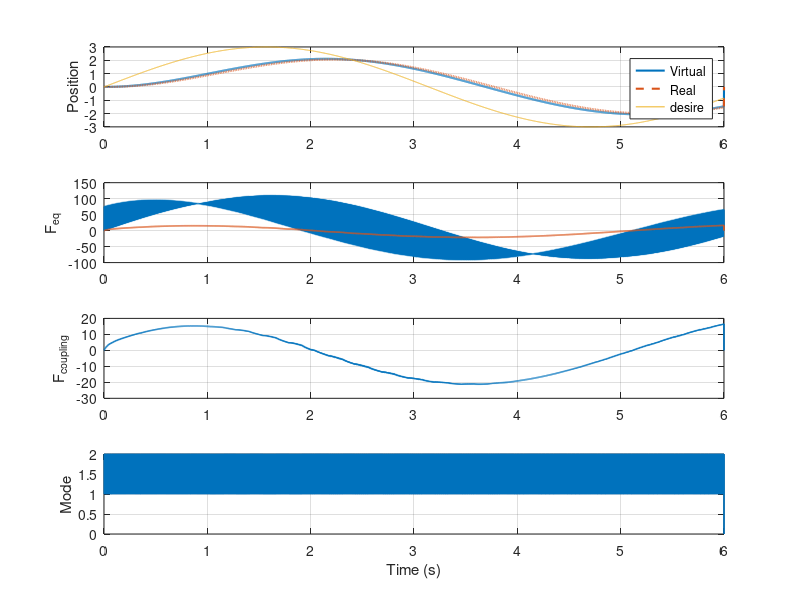

Reproduce this figure in MATLAB.
clc; clear; close all;

%% =============================
% 仿真参数
dt = 0.001;
T  = 6;
t  = 0:dt:T;

%% =============================
% 人施加外力
Fh = zeros(size(t));
Fh(t > 1 & t < 5) = 10;

%% =============================
% 占空比切换参数
Ts = 0.01;      % 切换周期 (50 Hz)
d  = 0.3;       % 导纳占空比

%% =============================
% 导纳参数
Ma = 10;
Ba = 20;
Ka = 10;

xa = 0;
va = 0;

Kp_a = 25;
Kd_a = 10;

% 阻抗参数
Ki = 50;
Bi = 25;

%% =============================
% 虚拟动力学系统
Mv = 20;
Bv = 25;
Kv = 30;

%% =============================
% 阻抗接口
Kc = 100;
Bc = 50;

%% =============================
% 真实系统
Mr = 2;
Br = 10;

%% =============================
% 状态初始化
xv = 0; vv = 0;
xr = 0; vr = 0;

%% =============================
% 数据记录
xv_log = zeros(size(t));
xr_log = zeros(size(t));
Feq_log = zeros(size(t));
Fc_log  = zeros(size(t));
mode_log = zeros(size(t)); % 1 adm / 2 imp
last_Fc = 0;

xd = 3*sin(t);
vd = 3*cos(t);
%% =============================
% 仿真主循环
for k = 1:length(t)-1
    
    %% -------- 占空比时间切换 --------
    tau = mod(t(k), Ts);
     % ===== 导纳控制 =====
        a_ref = (Fh(k) - Ba*(va - vd(k)) - Ka*(xa - xd(k)))/Ma;
        va = va + a_ref * dt;
        xa = xa + va * dt;
        xc = xd(k) + xa;
    if tau < d*Ts
        Feq = Kp_a * (xc - xv) + Kd_a * (va - vv);
        mode_log(k) = 1;
    else
        % ===== 阻抗控制 =====
        Feq = Ki*(xd(k) - xv) + Bi*(vd(k) - vv);
        mode_log(k) = 2;
    end
    
    %% -------- 虚拟动力学系统 --------
    Fc = Kc*(xv - xr) + Bc*(vv - vr);
    av = (Feq - Fc - Bv * vv - Kv * xv)/Mv;
    vv = vv + av*dt;
    xv = xv + vv*dt;

    %% -------- 阻抗接口 --------
    Fc = Kc*(xv - xr) + Bc*(vv - vr);

    %% -------- 真实系统 --------
    ar = (Fc - Br*vr)/Mr;
    vr = vr + ar*dt;
    xr = xr + vr*dt;

    %% -------- 记录 --------
    xv_log(k)  = xv;
    xr_log(k)  = xr;
    Feq_log(k) = Feq;
    Fc_log(k)  = Fc;
end

%% =============================
% 绘图
figure;

subplot(4,1,1)
plot(t, xv_log,'LineWidth',1.5); hold on;
plot(t, xr_log,'--','LineWidth',1.5);
plot(t,xd)
ylabel('Position');
legend('Virtual','Real','desire');
grid on;

subplot(4,1,2)
plot(t, Feq_log,'LineWidth',1.2);hold on;
plot(t, Fc_log,'LineWidth',1.2);
ylabel('F_{eq}');
grid on;

subplot(4,1,3)
plot(t, Fc_log,'LineWidth',1.2);
ylabel('F_{coupling}');
grid on;

subplot(4,1,4)
stairs(t, mode_log,'LineWidth',1.2);
ylabel('Mode');
xlabel('Time (s)');
grid on;
